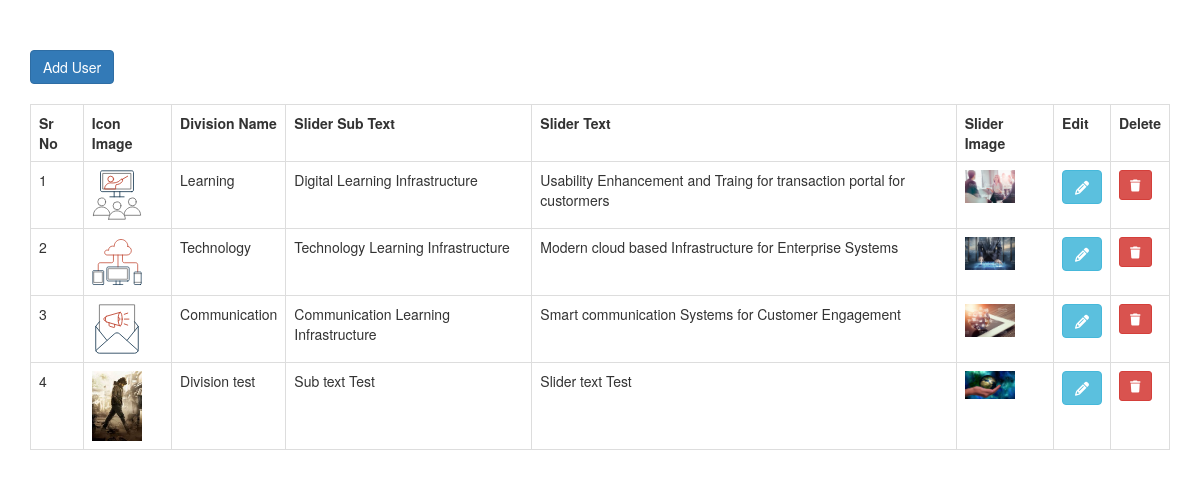
The app's page /sub_division_modal_create.php with its own data.
### tables this page shows
CREATE TABLE `sliders` (
  `id` int(11) NOT NULL,
  `slider_sub_text` varchar(255) DEFAULT NULL,
  `slider_text` text DEFAULT NULL,
  `slider_image` varchar(255) DEFAULT NULL,
  `sub_division_id` int(11) DEFAULT NULL
);

CREATE TABLE `sub_divisions` (
  `id` int(11) NOT NULL,
  `date_created` timestamp NULL DEFAULT NULL,
  `date_modified` timestamp NULL DEFAULT NULL,
  `deleted` int(11) NOT NULL DEFAULT 0,
  `division_name` varchar(100) DEFAULT NULL,
  `icon_img` varchar(255) DEFAULT NULL
);

### sub_division_operation.php (called while the page is built, shortened)
<?php
class Sub_division_operation {
    private $conn;
    private $table = "sub_divisions";
    private $slider_tbl = "sliders";
    public function __construct($db) {
        $this->conn = $db;
    }
    public function read() {
        $query = "SELECT sub_div.*,slider.id as slider_id,slider.slider_sub_text,slider.slider_text,slider.slider_image
        FROM " . $this->table . " as sub_div
        INNER JOIN ".$this->slider_tbl." as slider ON slider.sub_division_id=sub_div.id
        WHERE sub_div.deleted=0
        GROUP BY sub_div.id
        ORDER BY sub_div.id ASC";
        $stmt = $this->conn->prepare($query);
        $stmt->execute();
        return $stmt;
    }
}
?>

### sub_division_modal_create.php (the view, shortened to what this page needs)
<?php
include 'sub_division_operation.php';
$database = new Database();
$db = $database->connect();
$sub_division = new Sub_division_operation($db);
$result = $sub_division->read();
$data = $result->fetchAll(PDO::FETCH_ASSOC);
?>
<!DOCTYPE html>
<html>
<head>
     <link rel="stylesheet"
    href="https://maxcdn.bootstrapcdn.com/bootstrap/3.4.1/css/bootstrap.min.css">
    <link rel="stylesheet" href="https://cdnjs.cloudflare.com/ajax/libs/font-awesome/6.5.0/css/all.min.css">
</head>
<body class="container" style="margin-top:50px;">
<button class="btn btn-primary" data-toggle="modal" data-target="#sliderModal">Add User</button>
<br><br>
<table class="table table-bordered">
    <tr>
        <th>Sr No</th>
        <th>Icon Image</th>
        <th>Division Name</th>
        <th>Slider Sub Text</th>
        <th>Slider Text</th>
        <th>Slider Image</th>
        <th>Edit</th>
        <th>Delete</th>
    </tr>
<?php
    $count = 1;
    foreach($data as $rows) {
?>
<tr>
    <td><?php echo  $count; ?></td>
    <td><img src="<?php echo $rows['icon_img']; ?>" width="50"></td>
    <td><?php echo $rows['division_name']; ?></td>
    <td><?php echo $rows['slider_sub_text']; ?></td>
    <td><?php echo $rows['slider_text']; ?></td>
    <td><img src="<?php echo $rows['slider_image']; ?>" width="50"></td>
    <td>
        <a href="?id=<?php echo $rows['id']; ?>" class="btn btn-info"> <i class="fa fa-pencil"></i> </a>
    </td>
    <td>
       <a href="?delete=<?php echo $rows['id']; ?>"
       class="btn btn-danger btn-sm"
       onclick="return confirm('Are you sure you want to delete this record?');">
        <i class="fa fa-trash"></i>
    </a>
    </td>
</tr>
<?php $count++; } ?>
</table>
</body>
</html>

### records on screen
sliders: sub_division.icon_img (picture), sub_division.division_name "Learning", slider_sub_text "Digital Learning Infrastructure", slider_text "Usability Enhancement and Traing for transaction portal for custormers", slider_image (picture)
sliders: sub_division.icon_img (picture), sub_division.division_name "Technology", slider_sub_text "Technology Learning Infrastructure", slider_text "Modern cloud based Infrastructure for Enterprise Systems", slider_image (picture)
sliders: sub_division.icon_img (picture), sub_division.division_name "Communication", slider_sub_text "Communication Learning Infrastructure", slider_text "Smart communication Systems for Customer Engagement", slider_image (picture)
sliders: sub_division.icon_img (picture), sub_division.division_name "Division test", slider_sub_text "Sub text Test", slider_text "Slider text Test", slider_image (picture)
